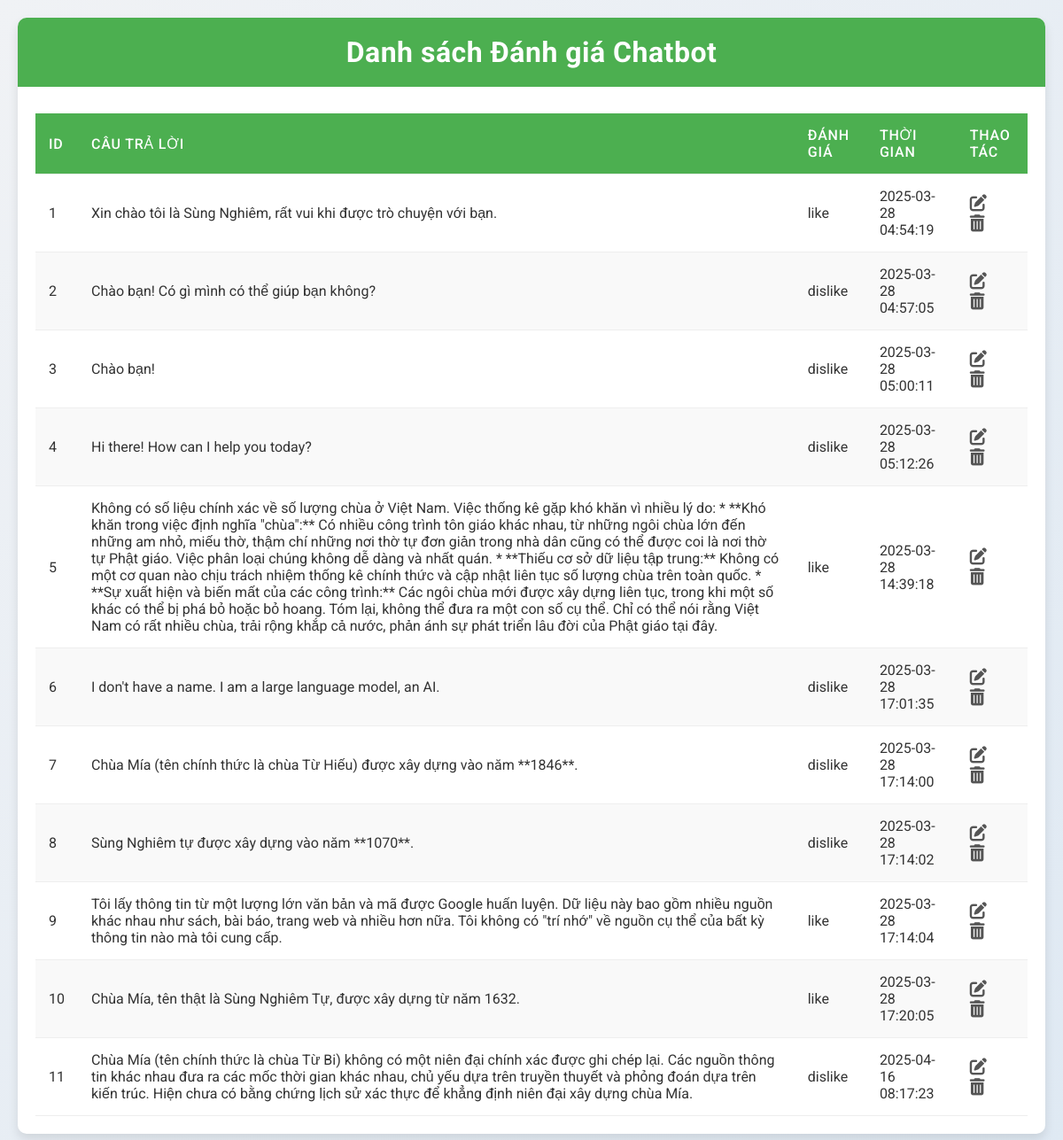
/admin/list-chatbot.php, run on the app's committed database.
### tables this page shows
CREATE TABLE `ratings` (
  `id` int NOT NULL,
  `answer` text NOT NULL,
  `rating` varchar(10) NOT NULL,
  `created_at` datetime NOT NULL
);

### admin/list-chatbot.php (the view, shortened to what this page needs)
<?php
include '../config/db.php';
?>
<!DOCTYPE html>
<html lang="vi">
<head>
    <link rel="stylesheet" href="https://cdnjs.cloudflare.com/ajax/libs/font-awesome/6.4.0/css/all.min.css">
</head>
<body>
    <div class="container">
        <header>
            <h1>Danh sách Đánh giá Chatbot</h1>
        </header>
        <div class="content">
            <table>
                <thead>
                    <tr>
                        <th>ID</th>
                        <th>Câu trả lời</th>
                        <th>Đánh giá</th>
                        <th>Thời gian</th>
                        <th>Thao tác</th>
                    </tr>
                </thead>
                <tbody>
                    <?php
                    $result = $conn->query("SELECT * FROM ratings ORDER BY id ASC");
                    if ($result->num_rows > 0) {
                        while ($row = $result->fetch_assoc()) {
                            echo "<tr>
                                    <td>" . htmlspecialchars($row['id']) . "</td>
                                    <td>" . htmlspecialchars($row['answer']) . "</td>
                                    <td>" . htmlspecialchars($row['rating']) . "</td>
                                    <td>" . htmlspecialchars($row['created_at']) . "</td>
                                    <td class='action-icons'>
                                        <a href='edit.php?id=" . htmlspecialchars($row['id']) . "' title='Sửa'><i class='fas fa-edit'></i></a>
                                        <a href='delete.php?id=" . htmlspecialchars($row['id']) . "' title='Xóa' onclick=\"return confirm('Bạn có chắc chắn muốn xóa?');\"><i class='fas fa-trash-alt'></i></a>
                                    </td>
                                  </tr>";
                        }
                    } else {
                        echo "<tr><td colspan='5' style='text-align:center;'>Chưa có dữ liệu đánh giá</td></tr>";
                    }
                    ?>
                </tbody>
            </table>
        </div>
    </div>
</body>
</html>

### admin/list-chatbot.php (style rules this page uses)
* { margin: 0; padding: 0; box-sizing: border-box; }
body { font-family: 'Roboto', sans-serif; background: linear-gradient(135deg, #f0f2f5, #dfe9f3); padding: 20px; color: #333; }
.container { max-width: 1200px; margin: auto; background: #fff; border-radius: 10px; box-shadow: 0 6px 12px rgba(0,0,0,0.1); overflow: hidden; }
header { background: #4CAF50; padding: 20px; text-align: center; }
header h1 { color: #fff; font-size: 2em; letter-spacing: 0.5px; }
.content { padding: 20px; }
table { width: 100%; border-collapse: collapse; margin-top: 10px; }
th, td { padding: 15px; text-align: left; border-bottom: 1px solid #eee; }
th { background-color: #4CAF50; color: #fff; text-transform: uppercase; font-weight: 500; letter-spacing: 0.05em; }
tr:nth-child(even) { background-color: #f9f9f9; }
.action-icons a { margin-right: 10px; text-decoration: none; color: #555; font-size: 1.2em; transition: transform 0.3s ease, color 0.3s ease; }

### data on the page
ratings: id "1", answer "Xin chào tôi là Sùng Nghiêm, rất vui khi được trò chuyện với bạn.", rating "like", created_at "2025-03-28 04:54:19"
ratings: id "2", answer "Chào bạn! Có gì mình có thể giúp bạn không?", rating "dislike", created_at "2025-03-28 04:57:05"
ratings: id "3", answer "Chào bạn!", rating "dislike", created_at "2025-03-28 05:00:11"
ratings: id "4", answer "Hi there! How can I help you today?", rating "dislike", created_at "2025-03-28 05:12:26"
ratings: id "5", answer "Không có số liệu chính xác về số lượng chùa ở Việt Nam. Việc thống kê gặp khó khăn vì nhiều lý do: * **Khó khăn trong việc định nghĩa \"chùa\":** Có nhiều công trình tôn giáo khác nhau, từ những ngôi chùa lớn đến những am nhỏ, miếu thờ, thậm chí những nơi thờ tự đơn giản trong nhà dân cũng có thể được coi là nơi thờ tự Phật giáo. Việc phân loại chúng không dễ dàng và nhất quán. * **Thiếu cơ sở dữ liệu tập trung:** Không có một cơ quan nào chịu trách nhiệm thống kê chính thức và cập nhật liên tục số lượng chùa trên toàn quốc. * **Sự xuất hiện và biến mất của các công trình:** Các ngôi chùa mới được xây dựng liên tục, trong khi một số khác có thể bị phá bỏ hoặc bỏ hoang. Tóm lại, không thể đưa…", rating "like", created_at "2025-03-28 14:39:18"
ratings: id "6", answer "I don't have a name. I am a large language model, an AI.", rating "dislike", created_at "2025-03-28 17:01:35"
ratings: id "7", answer "Chùa Mía (tên chính thức là chùa Từ Hiếu) được xây dựng vào năm **1846**.", rating "dislike", created_at "2025-03-28 17:14:00"
ratings: id "8", answer "Sùng Nghiêm tự được xây dựng vào năm **1070**.", rating "dislike", created_at "2025-03-28 17:14:02"
ratings: id "9", answer "Tôi lấy thông tin từ một lượng lớn văn bản và mã được Google huấn luyện. Dữ liệu này bao gồm nhiều nguồn khác nhau như sách, bài báo, trang web và nhiều hơn nữa. Tôi không có \"trí nhớ\" về nguồn cụ thể của bất kỳ thông tin nào mà tôi cung cấp.", rating "like", created_at "2025-03-28 17:14:04"
ratings: id "10", answer "Chùa Mía, tên thật là Sùng Nghiêm Tự, được xây dựng từ năm 1632.", rating "like", created_at "2025-03-28 17:20:05"
ratings: id "11", answer "Chùa Mía (tên chính thức là chùa Từ Bi) không có một niên đại chính xác được ghi chép lại. Các nguồn thông tin khác nhau đưa ra các mốc thời gian khác nhau, chủ yếu dựa trên truyền thuyết và phỏng đoán dựa trên kiến trúc. Hiện chưa có bằng chứng lịch sử xác thực để khẳng định niên đại xây dựng chùa Mía.", rating "dislike", created_at "2025-04-16 08:17:23"
